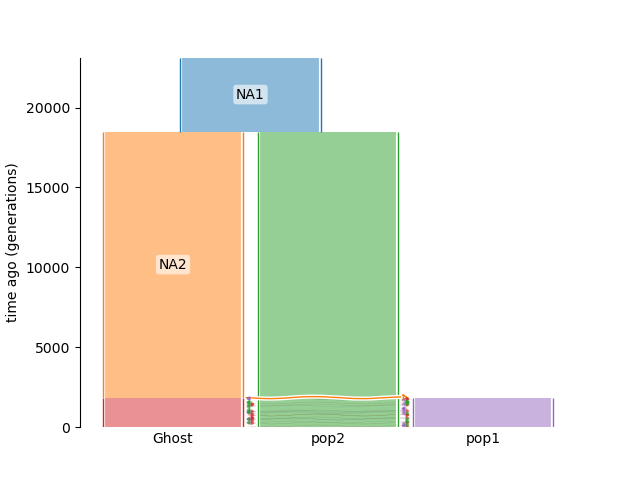

Source code (Python):
import msprime
#import stdpopsim

#Specifications of the demographic model
demography = msprime.Demography()
demography.add_population(name="NA1", initial_size=5_000)
demography.add_population(name="NA2", initial_size=5_000)
# Ghost is ghost
demography.add_population(name="Ghost", initial_size=5_000)
demography.add_population(name="pop1", initial_size=5_000)
demography.add_population(name="pop2", initial_size=5_000)
demography.add_population_split(time=18500, derived=["pop2", "NA2"], ancestral="NA1")
demography.add_population_split(time=1850, derived=["Ghost", "pop1"], ancestral="NA2")

demography.set_migration_rate(source="pop2", dest="Ghost", rate=0.1)
demography.set_migration_rate(source="Ghost", dest="pop2", rate=0.1)
demography.set_migration_rate(source="pop1", dest="pop2", rate=0.1)
demography.set_migration_rate(source="pop2", dest="pop1", rate=0.1)
demography.set_migration_rate(source="pop1", dest="Ghost", rate=0.1)
demography.set_migration_rate(source="Ghost", dest="pop1", rate=0.1)

demography.sort_events()

#TODO for MK: We need to write several loops. 1) We have to loop over migration rates (0 - no gene flow, 0.1 - low gene flow, 0.5 - high gene flow)
# Keep divergence times constant along the lines of divergences of modern humans from Neanderthals - (1850 generations - recent, 18500 generations - ancient)
#Keep population sizes constant - keep all pops at Ne = 5000
#save the graphs and the VCF files
#do at least 10 replicates/model, each replicate with a different random number seed

#write a for loop over the next three commands (1) simulate tree, (2) simulate mutations, (3) write a vcf

#Call msprime to simulate tree sequence under the demographic model
ts = msprime.sim_ancestry(sequence_length=100, samples={"pop1": 10, "pop2": 10, "Ghost":10}, demography=demography, random_seed=6382)

#Simulate mutations along the tree sequence simulated by msprime above
mts = msprime.sim_mutations(ts, rate=0.01, random_seed=6382)

#Write a vcf file containing all the mutations simulated under the model above - example.vcf should now contain the variants
with open("model5_replicate10.vcf","w") as vcf_file:
    mts.write_vcf(vcf_file,contig_id="0")

#Prints the demography 
print(demography)

#Graphical output of the simulated demographic model
import demesdraw
import matplotlib.pyplot as plt 
graph = msprime.Demography.to_demes(demography)
fig, ax = plt.subplots()  # use plt.rcParams["figure.figsize"]
demesdraw.tubes(graph, ax=ax, seed=1)
#plt.show() 
